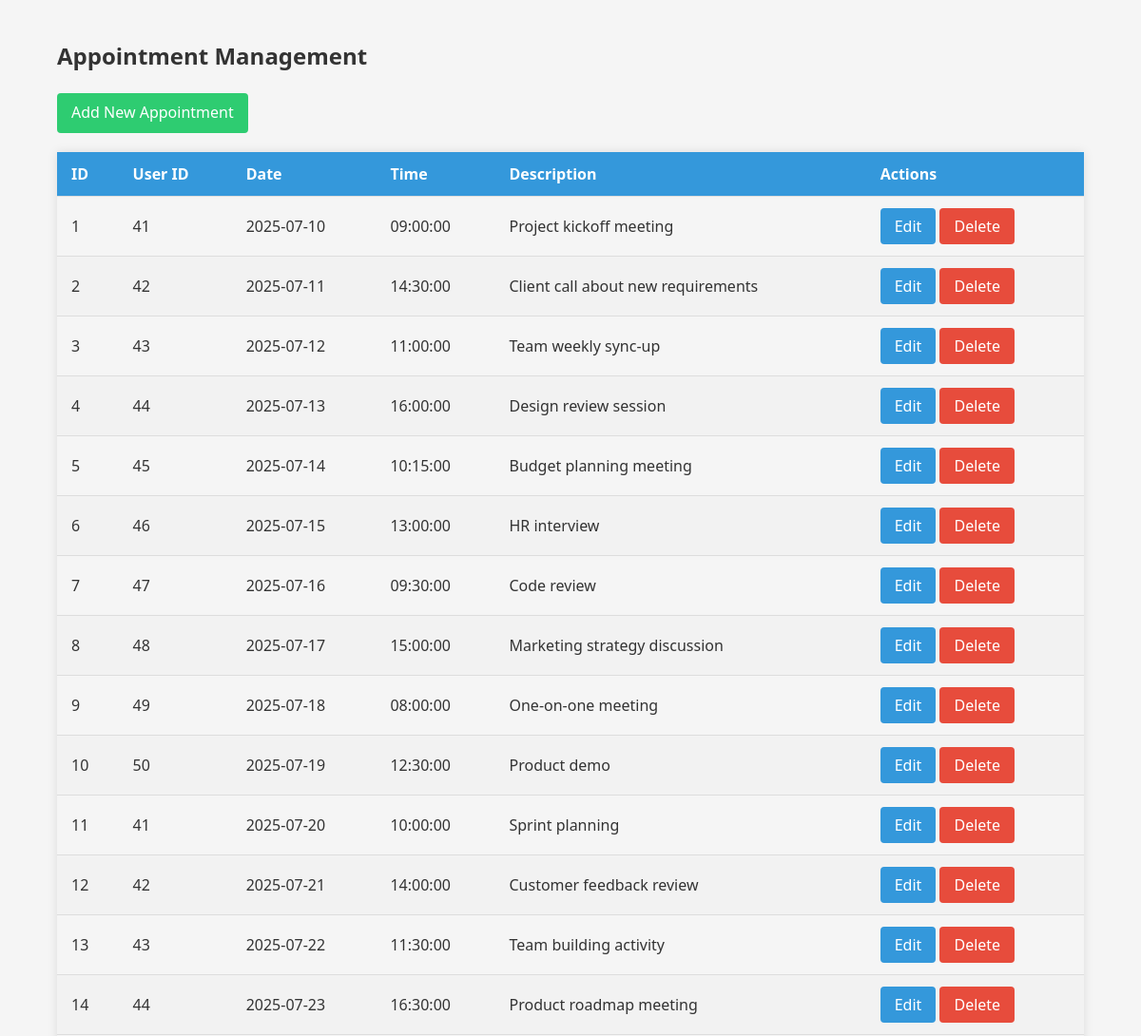
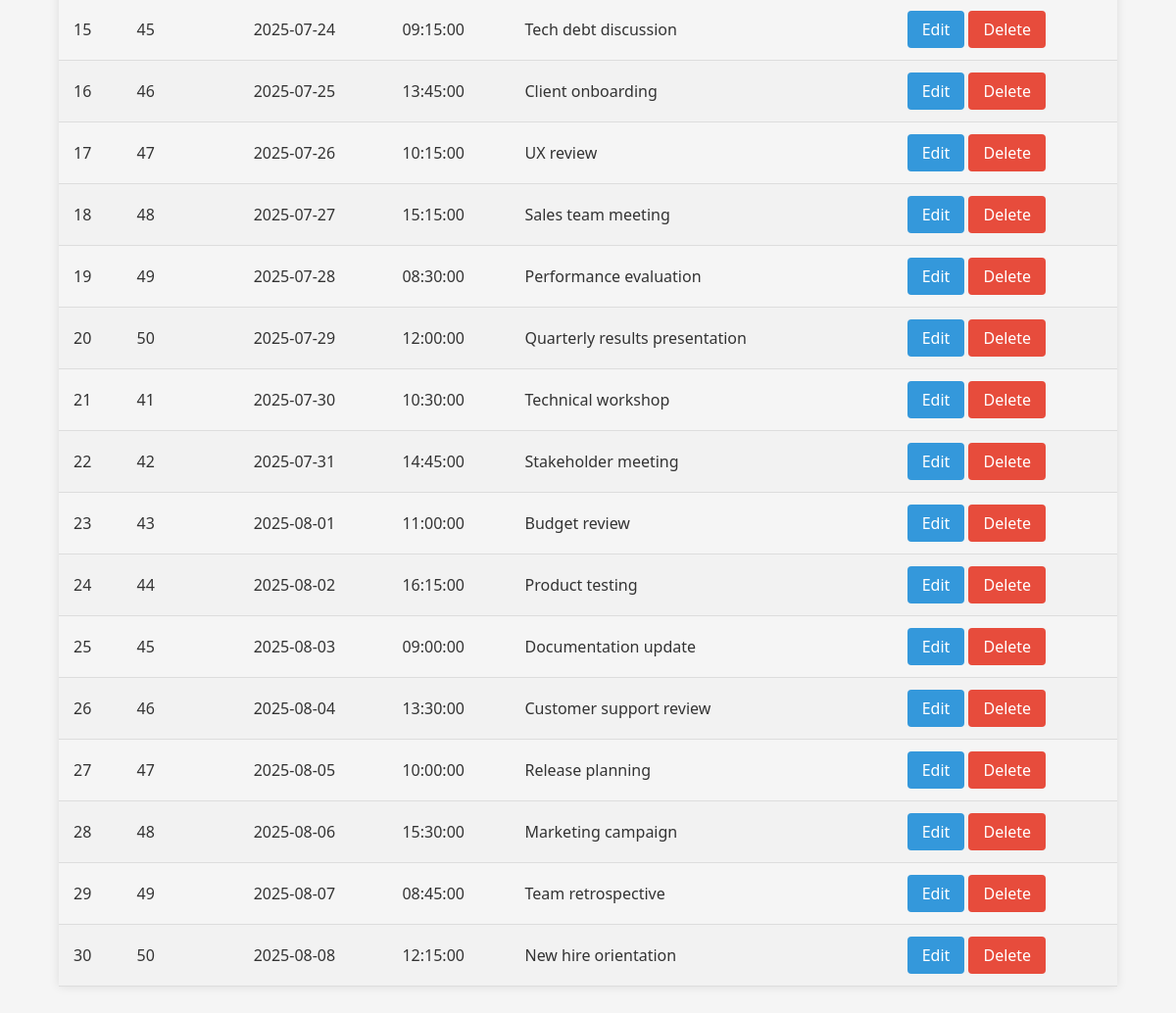
/index.php?action=appointments (signed in), run on the app's committed database (2 pictures, top to bottom).
### tables this page shows
create table Appointments
(
  AppointmentId INT PRIMARY KEY AUTO_INCREMENT,
  UserId INT NOT NULL,
  AppointmentDate DATE NOT NULL,
  AppointmentTime TIME NOT NULL,
  Description TEXT null,
  CreatedAt datetime not null,
  CreatedBy int 
  );

### Model/Appointments_Model.php (called while the page is built, shortened)
<?php
class ManageAppointment
{
    public static function GetAllAppointments()
    {
        $Query = "SELECT * FROM Appointments";
        $PDO = ClsDataBase::GetConnection();
        try {
            $stmt = $PDO->query($Query);
            $result = $stmt->execute();
            if ($result) {
                $Rows = $stmt->fetchAll(PDO::FETCH_ASSOC);
                if (count($Rows) > 0) {
                    return $Rows;
                }
                return null;
            }
        } catch (Exception $Ex) {
            return null;
        }
        return null;
    }
}
?>

### View/Appointments/Appointments.php (the view, shortened to what this page needs)
<div class="container">
    <h2>Appointment Management</h2>
    <a href="View/Appointments/Add.html" class="btn btn-success">Add New Appointment</a>
    <table class="appointment-table">
        <thead>
            <tr>
                <th>ID</th>
                <th>User ID</th>
                <th>Date</th>
                <th>Time</th>
                <th>Description</th>
                <th>Actions</th>
            </tr>
        </thead>
        <tbody>
            <?php foreach ($appointments as $appointment): ?>
            <tr>
                <td><?= htmlspecialchars($appointment['AppointmentId']) ?></td>
                <td><?= htmlspecialchars($appointment['UserId']) ?></td>
                <td><?= htmlspecialchars($appointment['AppointmentDate']) ?></td>
                <td><?= htmlspecialchars($appointment['AppointmentTime']) ?></td>
                <td><?= htmlspecialchars($appointment['Description'] ?? 'N/A') ?></td>
                <td>
                    <a href="View/Appointments/Edit.php?action=editappointment&id=<?= $appointment['AppointmentId'] ?>
                    &desc=<?= urlencode($appointment['Description']) ?>
                    &date=<?= $appointment['AppointmentDate'] ?>
                    &time=<?= $appointment['AppointmentTime'] ?>
                    &userid=<?=$appointment['UserId'] ?>"
                    class="btn">
                    Edit</a>
                    <a href="index.php?action=deleteappointment&id=<?= $appointment['AppointmentId'] ?>" class="btn btn-danger" onclick="return confirm('Are you sure?')">Delete</a>
                </td>
            </tr>
            <?php endforeach; ?>
        </tbody>
    </table>
</div>

### index.php (shortened to what this page needs)
<?php
require_once __DIR__ ."/Controller/Appointments_Controller.php";
if (isset($_GET["action"]))
{
    $action = $_GET["action"];
    if ($action == "appointments")
    {
        if (isset($_SESSION["admin"]))
        {
            Appointment_Controller::Handler();
        }
        else
        {
           header("location: View/Dashboard.php");
        }
    }
}
?>

### Controller/Appointments_Controller.php (shortened to what this page needs)
<?php
require_once __DIR__ . '/../Model/Appointments_Model.php';
class Appointment_Controller
{
    public static function Handler(): void
    {
        $action = $_GET['action'] ?? 'appointments';
        switch ($action) {
            case 'appointments':
                self::GetAllAppointments();
                break;
        }
    }
    public static function GetAllAppointments(): void
    {
        $appointments = ManageAppointment::GetAllAppointments();
        include "View/Appointments/Appointments.php";
    }
}

### View/Appointments/Appointments.php (style rules this page uses)
.container { width: 90%; max-width: 1200px; margin: 0 auto; padding: 20px; }
.appointment-table { width: 100%; border-collapse: collapse; margin: 20px 0; box-shadow: 0 0 10px rgba(0, 0, 0, 0.1); }
.appointment-table th, .appointment-table td { padding: 12px 15px; text-align: left; border-bottom: 1px solid #ddd; }
.appointment-table th { background-color: #3498db; color: white; }
.appointment-table tr:nth-child(even) { background-color: #f2f2f2; }
.btn { display: inline-block; padding: 8px 15px; background-color: #3498db; color: white; text-decoration: none; border-radius: 4px; border: none; cursor: pointer; transition: background-color 0.3s; }
.btn-danger { background-color: #e74c3c; }
.btn-success { background-color: #2ecc71; }

### data on the page
appointments: AppointmentId "1", UserId "41", AppointmentDate "2025-07-10", AppointmentTime "09:00:00", Description "Project kickoff meeting"
appointments: AppointmentId "2", UserId "42", AppointmentDate "2025-07-11", AppointmentTime "14:30:00", Description "Client call about new requirements"
appointments: AppointmentId "3", UserId "43", AppointmentDate "2025-07-12", AppointmentTime "11:00:00", Description "Team weekly sync-up"
appointments: AppointmentId "4", UserId "44", AppointmentDate "2025-07-13", AppointmentTime "16:00:00", Description "Design review session"
appointments: AppointmentId "5", UserId "45", AppointmentDate "2025-07-14", AppointmentTime "10:15:00", Description "Budget planning meeting"
appointments: AppointmentId "6", UserId "46", AppointmentDate "2025-07-15", AppointmentTime "13:00:00", Description "HR interview"
appointments: AppointmentId "7", UserId "47", AppointmentDate "2025-07-16", AppointmentTime "09:30:00", Description "Code review"
appointments: AppointmentId "8", UserId "48", AppointmentDate "2025-07-17", AppointmentTime "15:00:00", Description "Marketing strategy discussion"
appointments: AppointmentId "9", UserId "49", AppointmentDate "2025-07-18", AppointmentTime "08:00:00", Description "One-on-one meeting"
appointments: AppointmentId "10", UserId "50", AppointmentDate "2025-07-19", AppointmentTime "12:30:00", Description "Product demo"
appointments: AppointmentId "11", UserId "41", AppointmentDate "2025-07-20", AppointmentTime "10:00:00", Description "Sprint planning"
appointments: AppointmentId "12", UserId "42", AppointmentDate "2025-07-21", AppointmentTime "14:00:00", Description "Customer feedback review"
appointments: AppointmentId "13", UserId "43", AppointmentDate "2025-07-22", AppointmentTime "11:30:00", Description "Team building activity"
appointments: AppointmentId "14", UserId "44", AppointmentDate "2025-07-23", AppointmentTime "16:30:00", Description "Product roadmap meeting"
appointments: AppointmentId "15", UserId "45", AppointmentDate "2025-07-24", AppointmentTime "09:15:00", Description "Tech debt discussion"
appointments: AppointmentId "16", UserId "46", AppointmentDate "2025-07-25", AppointmentTime "13:45:00", Description "Client onboarding"
appointments: AppointmentId "17", UserId "47", AppointmentDate "2025-07-26", AppointmentTime "10:15:00", Description "UX review"
appointments: AppointmentId "18", UserId "48", AppointmentDate "2025-07-27", AppointmentTime "15:15:00", Description "Sales team meeting"
appointments: AppointmentId "19", UserId "49", AppointmentDate "2025-07-28", AppointmentTime "08:30:00", Description "Performance evaluation"
appointments: AppointmentId "20", UserId "50", AppointmentDate "2025-07-29", AppointmentTime "12:00:00", Description "Quarterly results presentation"
appointments: AppointmentId "21", UserId "41", AppointmentDate "2025-07-30", AppointmentTime "10:30:00", Description "Technical workshop"
appointments: AppointmentId "22", UserId "42", AppointmentDate "2025-07-31", AppointmentTime "14:45:00", Description "Stakeholder meeting"
appointments: AppointmentId "23", UserId "43", AppointmentDate "2025-08-01", AppointmentTime "11:00:00", Description "Budget review"
appointments: AppointmentId "24", UserId "44", AppointmentDate "2025-08-02", AppointmentTime "16:15:00", Description "Product testing"
appointments: AppointmentId "25", UserId "45", AppointmentDate "2025-08-03", AppointmentTime "09:00:00", Description "Documentation update"
appointments: AppointmentId "26", UserId "46", AppointmentDate "2025-08-04", AppointmentTime "13:30:00", Description "Customer support review"
appointments: AppointmentId "27", UserId "47", AppointmentDate "2025-08-05", AppointmentTime "10:00:00", Description "Release planning"
appointments: AppointmentId "28", UserId "48", AppointmentDate "2025-08-06", AppointmentTime "15:30:00", Description "Marketing campaign"
appointments: AppointmentId "29", UserId "49", AppointmentDate "2025-08-07", AppointmentTime "08:45:00", Description "Team retrospective"
appointments: AppointmentId "30", UserId "50", AppointmentDate "2025-08-08", AppointmentTime "12:15:00", Description "New hire orientation"
